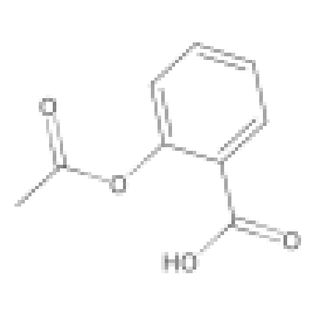
#> input picture mix1_aspirin_lowres.png, 315 x 315 px, shrunk from 520 x 520 before the run, given as the content of the folder C:/DECIMER.ai/Decimer.ai/image, which was not available
$ jupyter execute --allow-errors test001.ipynb
#> lines starting #> are read from the running program, lines starting #| are printed output that depends on the picture
[cell 1]
from DECIMER import predict_SMILES

#> (the rest of this cell did not finish here and is left out)

[cell 2]
import sys
print(sys.executable)

from DECIMER import predict_SMILES
print("DECIMER loaded successfully!")

[cell 3]
import os
import csv
from DECIMER import predict_SMILES


image_folder = r"C:\DECIMER.ai\Decimer.ai\image"


output_csv = r"C:\DECIMER.ai\Decimer.ai\results.csv"


#> (the rest of this cell did not finish here and is left out)

[cell 4]
import os
import csv
from DECIMER import predict_SMILES

class DECIMERProcessor:


    def __init__(self, image_folder, output_csv):
        self.image_folder = image_folder
        self.output_csv = output_csv
        print(f"Processor ready!")
        print(f"Image Folder: {self.image_folder}")
        print(f"Output CSV:   {self.output_csv}")


    def get_smiles(self, image_path):
        try:
            smiles = predict_SMILES(image_path)
            return smiles
        except Exception as e:
            print(f" Error on {image_path}: {e}")
            return "ERROR"


    def process_folder(self):
        results = []

        for filename in os.listdir(self.image_folder):
            if filename.endswith(".png") or filename.endswith(".jpg"):

                full_path = os.path.join(self.image_folder, filename)
                print(f" Processing: {filename}")

                smiles = self.get_smiles(full_path)
                results.append([full_path, smiles])
                print(f" Done: {smiles}")

        return results


    def save_to_csv(self):
        results = self.process_folder()

        with open(self.output_csv, mode='w', newline='') as csv_file:
            writer = csv.writer(csv_file)
            writer.writerow(["image_path", "smiles"])
            writer.writerows(results)

        print(f"\n CSV saved: {self.output_csv}")
        print(f"Total images processed: {len(results)}")

[cell 5]
processor = DECIMERProcessor(
    image_folder = r"C:\DECIMER.ai\Decimer.ai\image",
    output_csv   = r"C:\DECIMER.ai\Decimer.ai\results.csv"
)

processor.save_to_csv()
#> (the call stopped at in get_smiles, `smiles = predict_SMILES(image_path)`: DECIMER is not available in this run)

[cell 6]
# ================================
# STEP 1 — Import all libraries
# ================================
import os
import csv
import cv2
import numpy as np
from PIL import Image, ImageFilter, ImageEnhance
from DECIMER import predict_SMILES

# ================================
# STEP 2 — Build The Class
# ================================
class DECIMERProcessor:

    # ------------------------------
    # BUTTON 0 — Setup The Machine
    # ------------------------------
    def __init__(self, image_folder, output_csv):
        self.image_folder = image_folder
        self.output_csv = output_csv
        print(f" Machine is ready!")
        print(f" Image Folder: {self.image_folder}")
        print(f" Output CSV:   {self.output_csv}")

    # ------------------------------
    # BUTTON 1 — Clean The Image
    # ------------------------------
    def clean_image(self, image_path):
        print(f" Cleaning: {image_path}")

        # Open image using OpenCV
        img = cv2.imread(image_path)
#> img is the input picture: shape (315, 315, 3); min 92, max 255, mean 251.1

        # Step 1 — Remove noise and scratches
        denoised = cv2.fastNlMeansDenoisingColored(img, None, 10, 10, 7, 21)

        # Step 2 — Convert to grayscale
        gray = cv2.cvtColor(denoised, cv2.COLOR_BGR2GRAY)

        # Step 3 — Sharpen the image
        kernel = np.array([[0, -1, 0],
                           [-1, 5,-1],
                           [0, -1, 0]])
        sharpened = cv2.filter2D(gray, -1, kernel)

        # Step 4 — Fix brightness and contrast
        clahe = cv2.createCLAHE(clipLimit=2.0, tileGridSize=(8,8))
        enhanced = clahe.apply(sharpened)
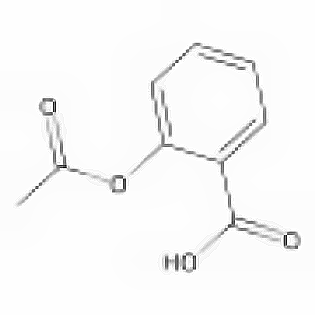
#> enhanced: shape (315, 315); min 1, max 255, mean 248.4

        # Step 5 — Save clean image
        clean_path = image_path.replace(".png", "_clean.png")
        cv2.imwrite(clean_path, enhanced)

        print(f" Cleaned image saved: {clean_path}")
        return clean_path

    # ------------------------------
    # BUTTON 2 — Get SMILES
    # ------------------------------
    def get_smiles(self, image_path):
        print(f" Reading formula: {image_path}")
        try:
            smiles = predict_SMILES(image_path)
            print(f" SMILES found: {smiles}")
            return smiles
        except Exception as e:
            print(f"Error: {e}")
            return "ERROR"

    # ------------------------------
    # BUTTON 3 — Process All Images
    # ------------------------------
    def process_folder(self):
        print(f"\n Opening folder: {self.image_folder}")
        results = []

        # Get all files in folder
        all_files = os.listdir(self.image_folder)

        # Filter only images
        images = [f for f in all_files if f.endswith(".png")
                  or f.endswith(".jpg")]

        print(f" Total images found: {len(images)}")
        print("-" * 40)

        # Loop through each image
        for i, filename in enumerate(images):
            print(f"\n[{i+1}/{len(images)}] Processing: {filename}")

            # Build full path
            full_path = os.path.join(self.image_folder, filename)

            # Skip already cleaned images
            if "_clean" in filename:
                print("⏭Skipping clean image...")
                continue

            # Button 1 — Clean image first
            clean_path = self.clean_image(full_path)

            # Button 2 — Get SMILES from clean image
            smiles = self.get_smiles(clean_path)

            # Save result
            results.append([full_path, smiles])
            print("-" * 40)

        return results

    # ------------------------------
    # BUTTON 4 — Save To CSV
    # ------------------------------
    def save_to_csv(self):
        print("\n Starting full process...\n")

        # Button 3 — Process all images
        results = self.process_folder()

        # Save to CSV
        with open(self.output_csv, mode='w', newline='') as csv_file:
            writer = csv.writer(csv_file)

            # Header row
            writer.writerow(["image_path", "smiles"])

            # All results
            writer.writerows(results)

        # Final message
        print(f"\nALL DONE!")
        print(f" Total images processed: {len(results)}")
        print(f"CSV saved at: {self.output_csv}")

[cell 7]
# Create the machine
processor = DECIMERProcessor(
    image_folder = r"C:\DECIMER.ai\Decimer.ai\image",
    output_csv   = r"C:\DECIMER.ai\Decimer.ai\results.csv"
)

# Press one button — everything is done
processor.save_to_csv()
#> (the call stopped at in get_smiles, `smiles = predict_SMILES(image_path)`: DECIMER is not available in this run)

$ run again, on mix3_ibuprofen_paper.png
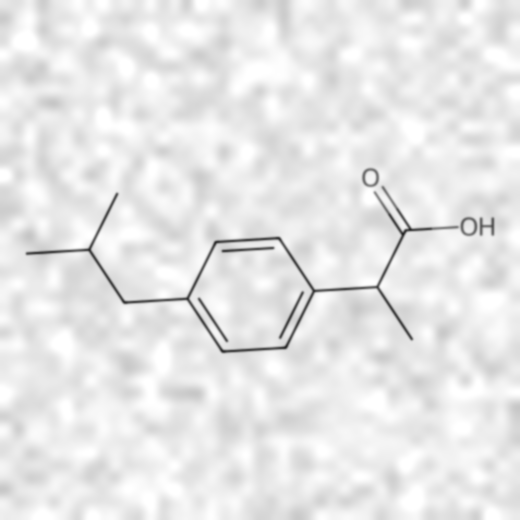
#> input picture mix3_ibuprofen_paper.png, 520 x 520 px, given as the content of the folder C:/DECIMER.ai/Decimer.ai/image, which was not available
#> in clean_image, img is the input picture: shape (520, 520, 3); min 41, max 255, mean 231.7
#> in clean_image, `enhanced = clahe.apply(sharpened)`:
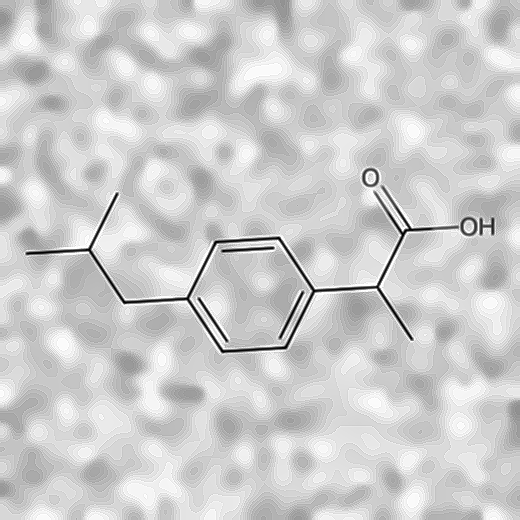
#> enhanced: shape (520, 520); min 1, max 255, mean 205.7
